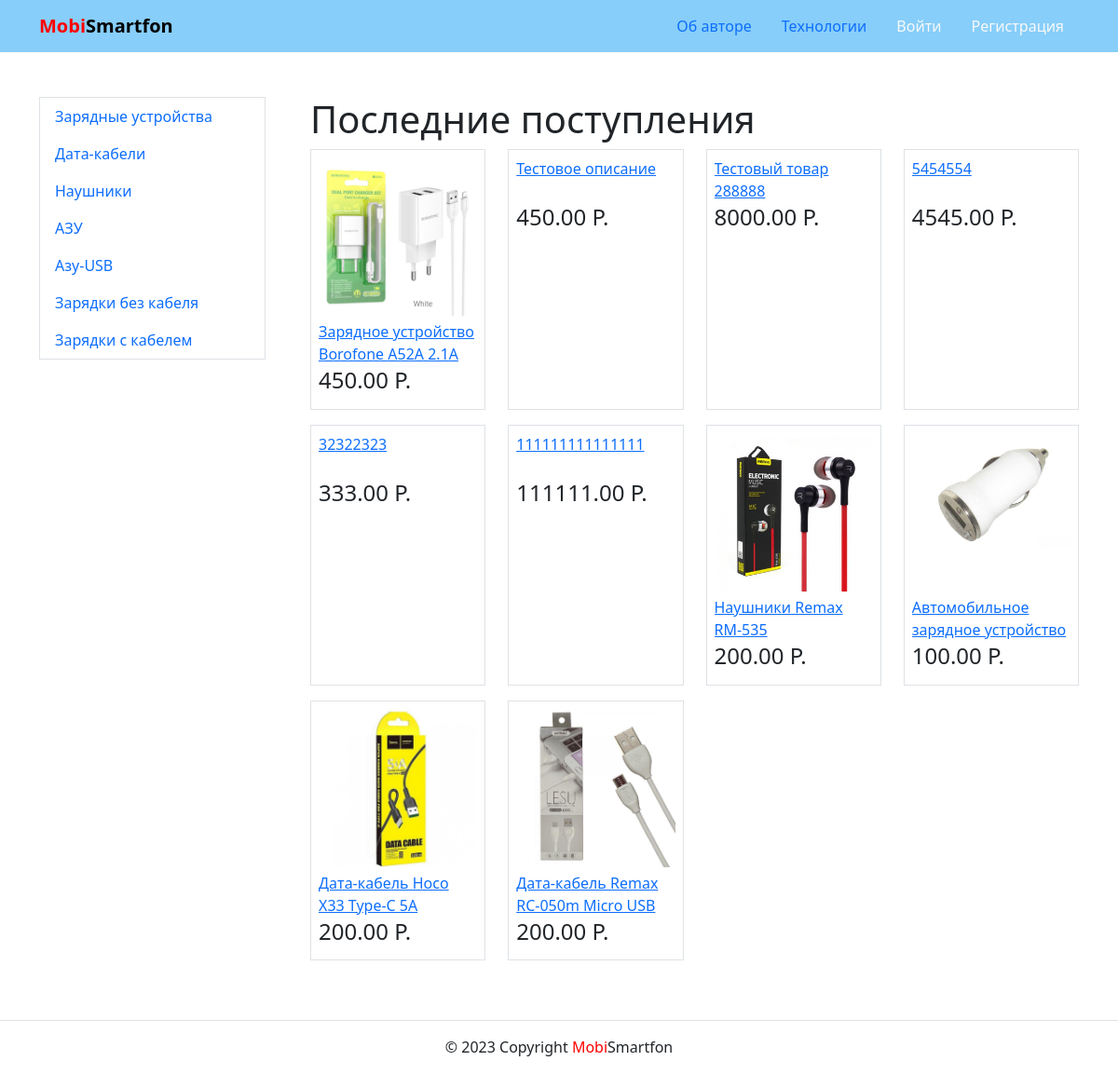
The page / on the database its author committed.
### posts/models.py (models this page shows, shortened)
class Group(models.Model):
    title = models.CharField(
        max_length=200, verbose_name='Категория',
        help_text='Название категории'
    )
    slug = models.SlugField(
        unique=True,
        verbose_name='Идентификатор',
        help_text='Название идентификатора'
    )
    description = models.TextField(
        verbose_name='Описание',
        help_text='Текст описания'
    )
    parent = models.ForeignKey(
        'self', null=True, blank=True, related_name='subcategories', on_delete=models.CASCADE
    )
    def get_ancestors(self):
        ancestors = []
        category = self
        while category is not None:
            ancestors.append(category)
            category = category.parent
        return ancestors[::-1]
    def get_ancestors_slugs(self):
        ancestors = self.get_ancestors()
        slugs = [ancestor.slug for ancestor in ancestors]
        return "/".join(slugs)
    def get_full_path(category):
        path = category.slug
        parent = category.parent
        while parent:
            path = parent.slug + '/' + path
            parent = parent.parent
        return path
    class Meta:
        verbose_name = 'Категория'
        verbose_name_plural = 'Категории'

class Post(models.Model):
    title = models.CharField(
        max_length=255, verbose_name='Товар',
        help_text='Название товара',
        blank=False, null=False
    )
    slug = models.CharField(
        max_length=255,
        unique=True,
        verbose_name='Идентификатор',
        help_text='Название идентификатора'
    )
    text = models.TextField(
        verbose_name='Описание товара',
        help_text='Описание товара',
        blank=False, null=False
    )
    pub_date = models.DateTimeField('Дата публикации', auto_now_add=True)
    author = models.ForeignKey(
        User,
        on_delete=models.CASCADE,
        verbose_name='Автор',
        help_text='Имя автора'
    )
    group = models.ForeignKey(
        Group,
        on_delete=models.SET_NULL,
        blank=True, null=True,
        verbose_name='Категория',
        help_text='Категория, к которой будет относиться товар',
    )
    image = models.ImageField(
        'Картинка',
        upload_to='posts/',
        blank=True,
        help_text='Поле для загрузки картинки',
    )
    price = models.DecimalField(
        'Цена',
        help_text='Поле для цены',
        max_digits=10,
        decimal_places=2
    )
    brand = models.ForeignKey(
        Brand,
        on_delete=models.PROTECT,
        max_length=100,
        verbose_name='Бренд',
        help_text='Бренд',
        default='без бренда',
    )
    color = models.CharField(
        max_length=100,
        verbose_name='Цвет',
        help_text='Цвет',
        choices=COLORS,
        default='нет',
        blank=True, null=True,
    )
    class Meta:
        abstract = True

class Szu(Post):
    fast_charge = models.BooleanField(default='False')
    amper = models.FloatField(choices=AMPERS)
    charger_type = models.CharField(choices=CHARGER_TYPES, max_length=20)
    usb_outputs = models.PositiveIntegerField(choices=USB_OUTPUTS)
    class Meta:
        verbose_name = 'СЗУ'
        verbose_name_plural = 'СЗУ'

class SzuUsb(Post):
    fast_charge = models.BooleanField(default='False')
    amper = models.FloatField(choices=AMPERS)
    usb_outputs = models.PositiveIntegerField(choices=USB_OUTPUTS)
    class Meta:
        verbose_name = 'СЗУ-USB'
        verbose_name_plural = 'СЗУ-USB'

class Headphones(Post):
    microphone = models.BooleanField()
    class Meta:
        verbose_name = 'Наушники'
        verbose_name_plural = 'Наушники'

class AzuUsb(Post):
    amper = models.FloatField(choices=AMPERS)
    usb_outputs = models.PositiveIntegerField(choices=USB_OUTPUTS)
    fast_charge = models.BooleanField(default='False')
    class Meta:
        verbose_name = 'АЗУ-USB'
        verbose_name_plural = 'АЗУ-USB'

class DataCabel(Post):
    amper = models.FloatField(choices=AMPERS, null=True, blank=True)
    length = models.FloatField(choices=CABEL_LENGTH, default=1)
    charger_type = models.CharField(choices=CHARGER_TYPES, max_length=20)
    class Meta:
        verbose_name = 'Дата-кабель'
        verbose_name_plural = 'Дата-кабели'

### posts/views.py (the view)
# urls.py: path("", views.index, name="index"),
def index(request):
    child_objects = []
    for model in Post.__subclasses__():
        child_objects.extend(model.objects.all())
    return render(request, 'posts/index.html', {
        'page_obj': page_obj(request, child_objects),
    })

### core/context_processors/year.py (called while the page is built)
def year(request):
    return {
        'year': datetime.now().year,
    }

### posts/context_processors.py (called while the page is built)
def side_menu(request):
    groups = Group.objects.exclude(id=3)
    return {'groups': groups}

### posts/views.py (called while the page is built)
def page_obj(request, posts):
    return Paginator(posts, POSTS_PER_PAGE).get_page(request.GET.get('page'))

### templates/posts/index.html (shortened to what this page needs)
{% extends 'base.html' %}
{% block content %}
  <h1>Последние поступления</h1>
    <div class="row">
      {% for post in page_obj %}
        <div class='col-3 mb-3'>{% include 'posts/includes/post.html' %}</div>
      {% endfor %}
    </div>
{% endblock %}

### templates/base.html (shortened to what this page needs)
{% load static %}
<!DOCTYPE html>
<html lang="ru">
  <head>
    <link href="https://cdn.jsdelivr.net/npm/bootstrap@5.3.2/dist/css/bootstrap.min.css" rel="stylesheet">
  </head>
  <body>
    <header>
      {% include 'includes/header.html' %}
    </header>
    <main>
      <div class="container py-5">
      <div class="row g-5">
        <div class='col-3'>{% include 'includes/side_menu.html' %}</div>
          <div class='col-9'>
            {% block content %}Контент не подвезли :({% endblock %}</div>
      </div>
      </div>
    </main>
    <footer class="border-top text-center py-3">
      {% include 'includes/footer.html' %}
    </footer>
  </body>
</html>

### templates/includes/header.html
{% load static %}
<nav class="navbar navbar-light" style="background-color: lightskyblue">
  <div class="container">
    <a class="navbar-brand" href="{% url 'posts:index' %}">
      <b><span style="color:red">Mobi</span>Smartfon</b>
    </a>
    <ul class="nav nav-pills">
      {% with request.resolver_match.view_name as view_name %}
        <li class="nav-item">
          <a class="nav-link {% if view_name == 'about:author' %}active{% endif %}"
             href="{% url 'about:author' %}">Об авторе</a>
        </li>
        <li class="nav-item">
          <a class="nav-link {% if view_name == 'about:tech' %}active{% endif %}"
             href="{% url 'about:tech' %}">Технологии</a>
        </li>
        {% if user.is_authenticated %}
          <li class="nav-item dropdown">
            <a class="nav-link dropdown-toggle {% if view_name == 'posts:post_create' %}active{% endif %}"
               id="dropdownMenuLink"
               role="button"
               data-bs-toggle="dropdown"
               aria-expanded="false"
               href="#">Новый товар</a>
            <ul class="dropdown-menu" aria-labelledby="dropdownMenuLink">
              <li>
                <a class="dropdown-item"
                   href="{% url 'posts:post_create' product_model='szu' %}">Зарядное устройство</a>
              </li>
              <li>
                <a class="dropdown-item"
                   href="{% url 'posts:post_create' product_model='product2' %}">Товар 2</a>
              </li>
              <li>
                <a class="dropdown-item"
                   href="{% url 'posts:post_create' product_model='product3' %}">Товар 3</a>
              </li>
            </ul>
          </li>
          <li class="nav-item">
            <a class="nav-link {% if view_name == 'posts:group_create' %}active{% endif %}"
               href="{% url 'posts:group_create' %}">Новая категория</a>
          </li>
          <li class="nav-item">
            <a class="nav-link link-light {% if view_name == 'users:password_change_form' %}active{% endif %}"
               href="{% url 'users:password_change_form' %}">Изменить пароль</a>
          </li>
          <li class="nav-item">
            <a class="nav-link link-light {% if view_name == 'users:logout' %}active{% endif %}"
               href="{% url 'users:logout' %}">Выйти</a>
          </li>
          <li>
            Пользователь: <a href="{% url 'posts:profile' user.username %}">{{ user.username }}</a>
          </li>
        {% else %}
          <li class="nav-item">
            <a class="nav-link link-light {% if view_name == 'users:login' %}active{% endif %}"
               href="{% url 'users:login' %}">Войти</a>
          </li>
          <li class="nav-item">
            <a class="nav-link link-light {% if view_name == 'users:signup' %}active{% endif %}"
               href="{% url 'users:signup' %}">Регистрация</a>
          </li>
        {% endif %}
      {% endwith %}
    </ul>
  </div>
</nav>

### templates/includes/side_menu.html (shortened to what this page needs)
<div class="nav flex-column nav-pills border" id="v-pills-tab" role="tablist" aria-orientation="vertical">
    {% for group in groups %}
    <a href="{% url 'posts:group_list' group.get_full_path %}" class="nav-link link-opacity-90 nav-underline" id="v-pills-home-tab" data-toggle="pill" role="tab" aria-controls="v-pills-home" aria-selected="false">{{ group.title }}</a>
    {% endfor %}
</div>

### templates/posts/includes/post.html
{% load thumbnail %}
<article class='border p-2' style='height: 100%;'>
  {% thumbnail post.image "200x200" as im %}
    <div style="height: 175px;">
      <a href="{% url 'posts:post_detail' post.group.get_ancestors_slugs post.slug %}">
        <img style="width: 100%;" src="{{ im.url }}">
      </a>
    </div>
  {% endthumbnail %}
  <div style='height: 50px; overflow: hidden;'>
    <a href="{% url 'posts:post_detail' post.group.get_ancestors_slugs post.slug %}">{{ post.text|linebreaksbr }}</a>
  </div>
  <h4>{{ post.price }} Р.</h4>
</article>

### templates/includes/footer.html
<p>
    © {{ year }} Copyright <span style="color:red">Mobi</span>Smartfon
</p>

### rows shown on the page
Group: title "Зарядные устройства"
Group: title "Дата-кабели"
Group: title "Наушники"
Group: title "АЗУ"
Group: title "Азу-USB"
Group: title "Зарядки без кабеля"
Group: title "Зарядки с кабелем"
Szu: shows a picture, text "Зарядное устройство Borofone A52A 2.1A…", price "450.00"
SzuUsb: text "Тестовое описание", price "450.00"
SzuUsb: text "Тестовый товар 288888", price "8000.00"
SzuUsb: text "5454554", price "4545.00"
SzuUsb: text "32322323", price "333.00"
SzuUsb: text "111111111111111", price "111111.00"
Headphones: shows a picture, text "Наушники Remax RM-535", price "200.00"
AzuUsb: shows a picture, text "Автомобильное зарядное устройство…", price "100.00"
DataCabel: shows a picture, text "Дата-кабель Hoco X33 Type-С 5A", price "200.00"
DataCabel: shows a picture, text "Дата-кабель Remax RC-050m Micro USB", price "200.00"
